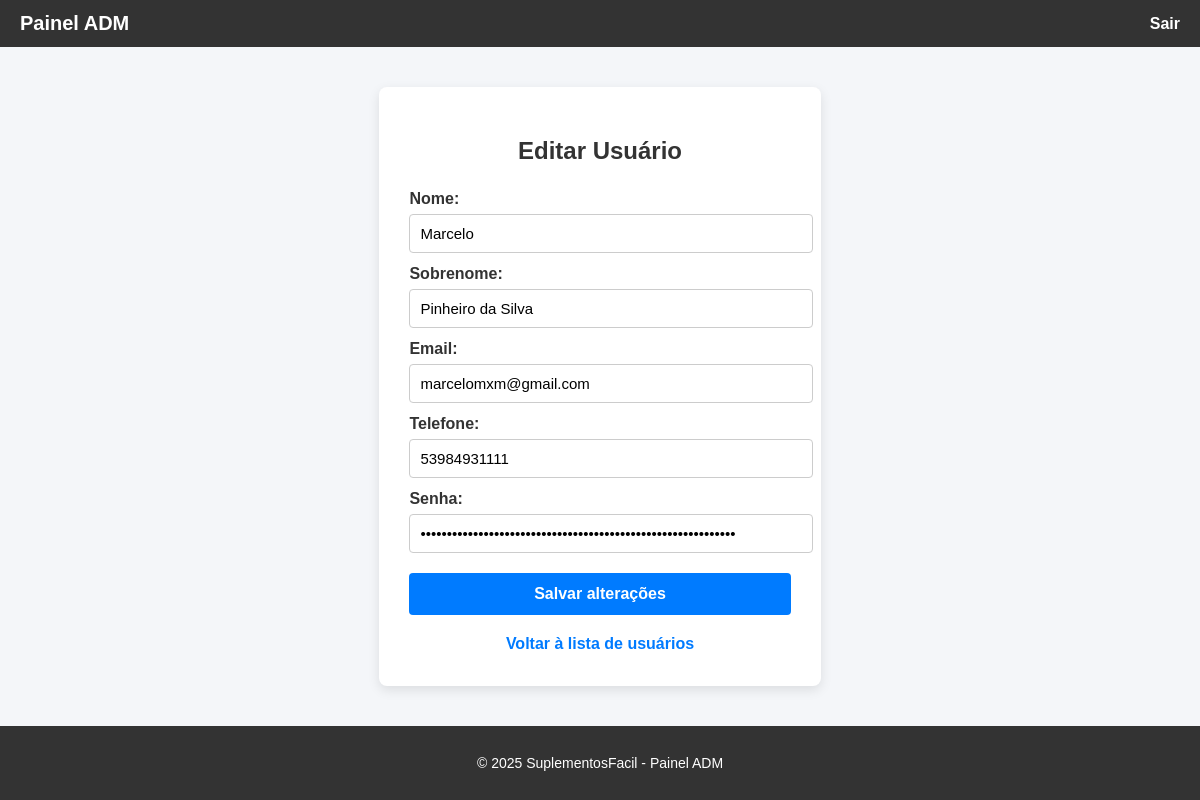
The app's page /index.php?controller=usuario&action=editar&id=2 (signed in) with its own data.
### tables this page shows
CREATE TABLE `usuario` (
  `id` int(11) NOT NULL,
  `nome` varchar(100) NOT NULL,
  `sobrenome` varchar(100) DEFAULT NULL,
  `email` varchar(150) NOT NULL,
  `telefone` varchar(30) DEFAULT NULL,
  `senha` varchar(255) NOT NULL
);

### app/controllers/UsuarioController.php (called while the page is built, shortened)
<?php
require_once __DIR__ . '/../dao/UsuarioDAO.php';
require_once __DIR__ . '/../models/Usuario.php';
class UsuarioController {
    private $usuarioDao;
    public function __construct() {
        $this->usuarioDao = new UsuarioDAO();
    }
    public function editar($id) {
        $usuario = $this->usuarioDao->buscarPorId($id);
        require_once __DIR__ . '/../views/usuario/editar.php';
    }
}

### config/banco.php (called while the page is built)
<?php
function getConnection() {
    try {
        $conexao = new PDO("mysql:host=localhost;dbname=suplementosfacil", "root", "");
        $conexao->setAttribute(PDO::ATTR_ERRMODE, PDO::ERRMODE_EXCEPTION);
        return $conexao;
    } catch (PDOException $e) {
        die("Erro: " . $e->getMessage());
    }
}
?>

### app/dao/UsuarioDAO.php (called while the page is built, shortened)
<?php
require_once __DIR__ . '/../models/Usuario.php';
require_once __DIR__ . '/../../config/banco.php';
class UsuarioDAO {
    private $conexao;
    public function __construct() {
        $this->conexao = getConnection();
    }
    public function buscarPorId($id) {
        $sql = "SELECT * FROM usuario WHERE id = ?";
        $stmt = $this->conexao->prepare($sql);
        $stmt->execute([$id]);
        return $stmt->fetchObject('Usuario');
    }
}

### app/models/Usuario.php (called while the page is built, shortened)
<?php
class Usuario {
    private $nome;
    private $sobrenome;
    private $email;
    private $telefone;
    private $senha;
    public function getNome() {
        return $this->nome;
    }
    public function getSobrenome() {
        return $this->sobrenome;
    }
    public function getEmail() {
        return $this->email;
    }
    public function getTelefone() {
        return $this->telefone;
    }
    public function getSenha() {
        return $this->senha;
    }
}

### app/views/usuario/editar.php (the view, shortened to what this page needs)
<!DOCTYPE html>
<html lang="pt-br">
<head>
  <link rel="stylesheet" href="public/css/usuario/editar.css">
</head>
<body>
  <nav class="navbar">
    <div class="logo">
      <a href="index.php?controller=tela&action=home">Painel ADM</a>
    </div>
    <div class="logout">
      <a href="index.php?controller=usuario&action=logout">Sair</a>
    </div>
  </nav>
  <div class="container">
    <h2>Editar Usuário</h2>
    <form id="formEditarUsuario" action="index.php?controller=usuario&action=atualizar" method="POST">
      <label for="nome">Nome:</label>
      <input type="text" name="nome" id="nome" value="<?= htmlspecialchars($usuario->getNome()); ?>" required minlength="2">
      <label for="sobrenome">Sobrenome:</label>
      <input type="text" name="sobrenome" id="sobrenome" value="<?= htmlspecialchars($usuario->getSobrenome()); ?>" required minlength="2">
      <label for="email">Email:</label>
      <input type="email" name="email" id="email" value="<?= htmlspecialchars($usuario->getEmail()); ?>" required>
      <label for="telefone">Telefone:</label>
      <input type="text" name="telefone" id="telefone" value="<?= htmlspecialchars($usuario->getTelefone()); ?>" pattern="[0-9]{8,15}" placeholder="Somente números">
      <label for="senha">Senha:</label>
      <input type="password" name="senha" id="senha" value="<?= htmlspecialchars($usuario->getSenha()); ?>" required minlength="6">
      <button type="submit">Salvar alterações</button>
    </form>
    <a href="index.php?controller=usuario&action=listar" class="back-link">Voltar à lista de usuários</a>
  </div>
  <footer>
    <p>&copy; 2025 SuplementosFacil - Painel ADM</p>
  </footer>
</body>
</html>

### public/css/usuario/editar.css (style rules this page uses)
body { font-family: Arial, sans-serif; background: #f4f6f9; margin: 0; padding: 0; min-height: 100vh; display: flex; flex-direction: column; }
.navbar { background: #333; color: #fff; padding: 12px 20px; display: flex; justify-content: space-between; align-items: center; }
.navbar .logo { font-size: 20px; font-weight: bold; }
.navbar .logo a { color: #fff; text-decoration: none; }
.navbar .logout a { color: #fff; text-decoration: none; font-weight: bold; }
.container { max-width: 500px; margin: 40px auto; background: #fff; padding: 30px; border-radius: 8px; box-shadow: 0 4px 12px rgba(0,0,0,0.1); flex: 1; }
h2 { text-align: center; color: #333; margin-bottom: 25px; }
label { display: block; margin-top: 12px; font-weight: bold; color: #333; }
input { width: 100%; padding: 10px; margin-top: 6px; border: 1px solid #ccc; border-radius: 4px; font-size: 15px; }
button { width: 100%; padding: 12px; margin-top: 20px; background: #007bff; color: #fff; border: none; border-radius: 4px; cursor: pointer; font-size: 16px; font-weight: bold; transition: background 0.3s; }
.back-link { display: block; text-align: center; margin-top: 20px; color: #007bff; text-decoration: none; font-weight: bold; }
footer { text-align: center; padding: 15px; background: #333; color: #fff; font-size: 14px; }

### records on screen
usuario: nome "Marcelo", sobrenome "Pinheiro da Silva", email "marcelomxm@gmail.com", telefone "53984931111"
